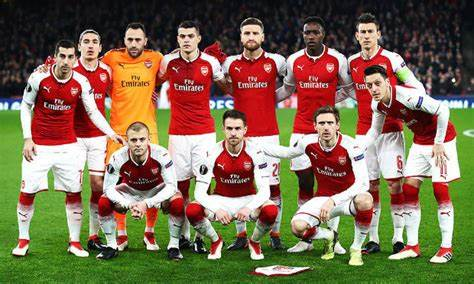
%> input picture image/assets/Arsenal.jpg, 474 x 284 px
$ octave exp4_3.m   (GNU Octave 9; MATLAB toolbox functions it lacks are replaced by stand-ins)
%> lines starting %> are read from the running program, lines starting %| are printed output that depends on the picture
### image/src/detect_face.m
function candidates = detect_face(img, color_hist, L, blk_size, stride, threshold, k)
%DETECT_FACE detect faces in img
% param img: image matrix
% param color_histogram: pretrained standard color histogram
% param L: color histogram's L
% param blk_size: block size, suspect face in blocks [b_h, b_w]
% param stride: sliding stride [h_stride, w_stride]
% param threshold: distance threshold
% param k: return top k candidates
% return candidates: N * 3 (x, y, dist) table

[h, w, c] = size(img);
assert(c == 3, 'img should have 3 channels, i.g. RGB');
img = double(img);

hh = floor((h - blk_size(1)) / stride(1) + 1);
ww = floor((w - blk_size(2)) / stride(2) + 1);

candidates = zeros(hh * ww, 3);
% start 0 => easy count
for j = 0 : ww - 1
    for i = 0 : hh - 1
        blk = img(i * stride(1) + 1 : i * stride(1) + blk_size(1), ...
                  j * stride(2) + 1 : j * stride(2) + blk_size(2), :);
        blk_hist = color_histogram(blk, L);
        distance = 1 - sum(sqrt(blk_hist .* color_hist));
        candidates(sub2ind([hh, ww], i + 1, j + 1), :) = ...
            [i * stride(1) + 1, j * stride(2) + 1, distance];
    end
end

candidates = candidates(candidates(:, 3) < threshold, :);
candidates = topkrows(candidates, k, 3, 'ascend');

candidates = flip(candidates(:, 1:2), 2); % [col_ind, row_ind]
candidates(:, 3) = blk_size(2); % col_blk_size
candidates(:, 4) = blk_size(1); % row_blk_size
% remove recint==true blocks
i = 1;
while ( i <= size(candidates, 1))
    j = i + 1;
    while (j <= size(candidates, 1))
        if(rectint(candidates(i, :), candidates(j, :)))
            candidates(j, :) = [];
        else
            j = j + 1;
        end
    end
    i = i + 1;
end
end

### image/src/exp4_3.m
clear;
close all;
clc;

color_hist = load('color_hist.mat');
img = imread('../assets/Arsenal.jpg');
%> img is the input picture: size 284x474x3 uint8; mean R, G, B 125, 107.9, 81.3

stride = [5, 5];

img_rotate = imrotate(img, 90);
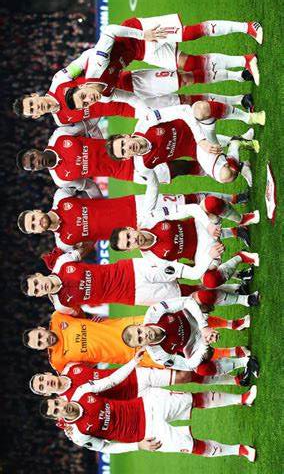
%> img_rotate: size 474x284x3 uint8; mean R, G, B 125, 107.9, 81.3; mean of the top-left, top-right, bottom-left and bottom-right quarters 86.3, 122.5, 87.9, 122.2
img_resize = imresize(img, [size(img, 1), size(img, 2) * 2]);
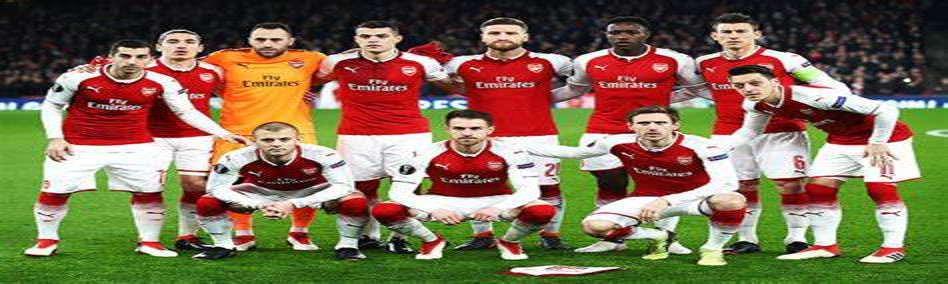
%> img_resize: size 284x948x3 uint8; mean R, G, B 125, 107.9, 81.3
img_adjust = imadjust(img, [.1 .15 0; .85 .9 1]);
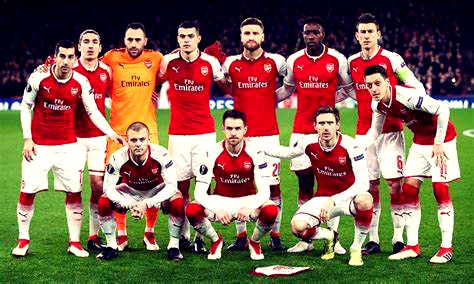
%> img_adjust: size 284x474x3 uint8; mean R, G, B 127.6, 99.5, 81.3

candidates_rotate = detect_face(img_rotate, color_hist.vec_3, 3, [25, 30], stride, 0.4, 100);
%> in detect_face, `candidates = candidates(candidates(:, 3) < threshold, :);`: candidates = 429 rows, first 12: [86 16 0.387; 91 16 0.342; 96 16 0.324; 101 16 0.365; 201 16 0.379; 206 16 0.308; 211 16 0.286; 216 16 0.318; 221 16 0.391; 81 21 0.383; 86 21 0.291; 91 21 0.252]
%> the run ends on the next line
